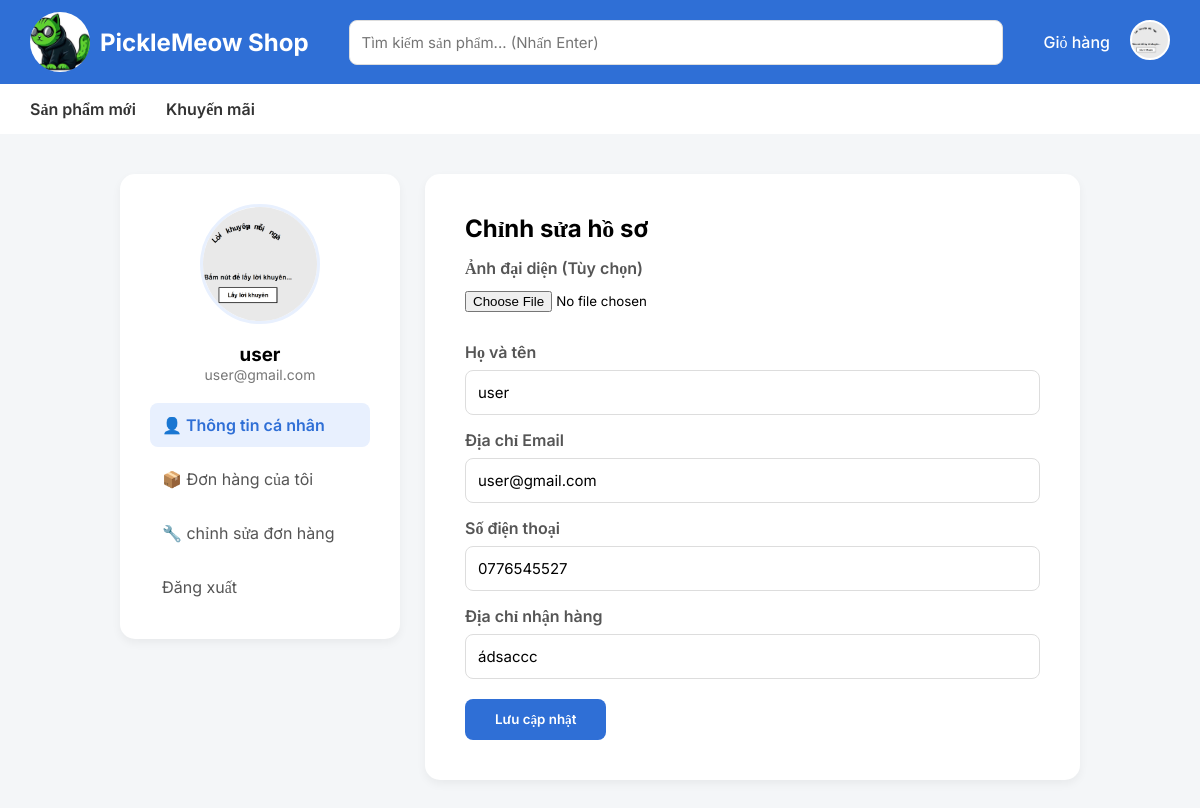
/basic_seller_website/pages/user.php (signed in), run on the app's committed database.
### tables this page shows
CREATE TABLE users (
  id int(11) NOT NULL,
  fullname varchar(100) NOT NULL,
  email varchar(100) NOT NULL,
  phone varchar(15) DEFAULT NULL,
  address text DEFAULT NULL,
  password varchar(255) NOT NULL,
  role enum('user','admin') DEFAULT 'user',
  created_at timestamp NOT NULL DEFAULT current_timestamp(),
  avatar varchar(255) DEFAULT 'default.png'
);

### basic_seller_website/pages/user.php (the view, shortened to what this page needs)
<?php
require_once __DIR__ . '/../config/db.php';
require_once __DIR__ . '/../includes/header.php';
$user_id = $_SESSION['user_id'];
$stmt = $conn->prepare("SELECT * FROM users WHERE id = ?");
$stmt->execute([$user_id]);
$user = $stmt->fetch();
$display_avatar = !empty($user['avatar']) ? "/basic_seller_web/img/avatars/" . $user['avatar'] : "/basic_seller_web/img/avatars/default.png";
?>
<!DOCTYPE html>
<html lang="vi">
<head>
</head>
<body>
<div class="container">
    <div class="sidebar">
        <img class="avatar" src=" <?php echo $display_avatar; ?>">
        <h3><?php echo htmlspecialchars($user['fullname']); ?></h3>
        <p style="color:#777; font-size:14px;"><?php echo htmlspecialchars($user['email']); ?></p>
        <div style="margin-top:20px;">
            <a href="/basic_seller_web/pages/user.php" class="menu-item active">👤 Thông tin cá nhân</a>
            <a href="/basic_seller_web/pages/cart.php" class="menu-item">📦 Đơn hàng của tôi</a>
            <a href="/basic_seller_web/admin/admin.php" class="menu-item">🔧 chỉnh sửa đơn hàng</a>
            <a href="/basic_seller_web/auth/logout.php" class="menu-item">Đăng xuất</a>
        </div>
    </div>
    <div class="content">
        <h2>Chỉnh sửa hồ sơ</h2>
        <form action="user.php" method="POST" enctype="multipart/form-data">
            <label>Ảnh đại diện (Tùy chọn)</label>
            <input type="file" name="avatar" accept="image/png, image/jpeg, image/gif">
            <label>Họ và tên</label>
            <input type="text" name="fullname" value="<?php echo htmlspecialchars($user['fullname']); ?>" required>
            <label>Địa chỉ Email</label>
            <input type="email" name="email" value="<?php echo htmlspecialchars($user['email']); ?>" required>
            <label>Số điện thoại</label>
            <input type="text" name="phone" value="<?php echo htmlspecialchars($user['phone'] ?? ''); ?>">
            <label>Địa chỉ nhận hàng</label>
            <input type="text" name="address" value="<?php echo htmlspecialchars($user['address'] ?? ''); ?>">
            <button type="submit" name="update_profile" class="btn-save">Lưu cập nhật</button>
        </form>
    </div>
</div>
</body>
</html>

### basic_seller_website/includes/header.php (shortened to what this page needs)
<?php
require_once __DIR__ . '/../config/db.php';
$avatar_top = "/basic_seller_web/img/avatars/default.png";
if (isset($_SESSION['user_id'])) {
    $stmt_u = $conn->prepare("SELECT avatar FROM users WHERE id = ?");
    $stmt_u->execute([$_SESSION['user_id']]);
    $current_user = $stmt_u->fetch();
    if ($current_user && !empty($current_user['avatar'])) {
        $avatar_top = "/basic_seller_web/img/avatars/" . $current_user['avatar'];
    }
}
?>
<!DOCTYPE html>
<html lang="vi">
<head>
</head>
<body>
<div class="topbar">
    <a href="/basic_seller_web/index.php" class="logo">
        <img src="/basic_seller_web/img/pickle_meow_logo.png" alt="Logo">
        PickleMeow Shop
    </a>
    <div class="search-box">
        <form action="/basic_seller_web/pages/search.php" method="GET">
            <input type="text" name="q" placeholder="Tìm kiếm sản phẩm... (Nhấn Enter)" required>
        </form>
    </div>
    <div class="header-links">
        <a href="/basic_seller_web/pages/cart.php">Giỏ hàng</a>
        <?php if(isset($_SESSION['user_id'])): ?>
            <div class="user-menu">
                <a href="/basic_seller_web/pages/user.php">
                    <img src="<?php echo $avatar_top; ?>" alt="User Avatar" class="avatar-img-top">
                </a>
            </div>
        <?php else: ?>
            <a href="/basic_seller_web/auth/login.php">Đăng nhập</a>
        <?php endif; ?>
    </div>
</div>
<div class="menu">
    <a href="#">Sản phẩm mới</a>
    <a href="/basic_seller_web/pages/sale_off.php">Khuyến mãi</a>
</div>

### basic_seller_website/includes/header.php (style rules this page uses)
* { margin:0;padding:0;box-sizing:border-box;font-family:Inter }
body { background:#f3f5f7 }
.topbar { background:#2f6fd6;padding:12px 30px;display:flex;align-items:center;justify-content:space-between; }
.logo { color: white;text-decoration: none;display: flex;align-items: center;gap: 10px;font-size: 24px;font-weight: bold; }
.logo img { height: 60px;width: 60px;object-fit: cover;border-radius: 50%; }
.search-box { flex:1;margin:0 40px; }
.search-box input { width:100%;padding:10px 15px;border:none;border-radius:20px;outline:none; }
.header-links { display:flex;align-items:center;gap:20px; }
.header-links a { color:white;text-decoration:none;font-weight:500; }
.user-menu { position: relative; display: flex; align-items: center; }
.avatar-img-top { width: 40px; height: 40px; border-radius: 50%; object-fit: cover; border: 2px solid white; cursor: pointer; background: white; }
.menu { background:white;padding:15px 30px;display:flex;gap:30px;font-weight:600; }
.menu a { color:#333;text-decoration:none }

### basic_seller_website/pages/user.php (style rules this page uses)
* { margin:0;padding:0;box-sizing:border-box;font-family:Inter }
body { background:#f4f6f8 }
.container { max-width:1000px; margin:40px auto; display:flex; gap:25px; padding:0 20px; }
.sidebar { width:280px; background:white; border-radius:15px; padding:30px; text-align:center; height:fit-content; box-shadow:0 4px 10px rgba(0,0,0,0.05); }
.avatar { width:120px; height:120px; border-radius:50%; margin-bottom:15px; object-fit:cover; border:3px solid #e8f0fe; }
.menu-item { padding:12px; border-radius:8px; cursor:pointer; color:#555; text-decoration:none; display:block; text-align: left; margin-top:10px;transition: all 0.25s ease; }
.active { background:#e8f0fe; color:#2f6fd6; font-weight:600; }
.content { flex:1; background:white; padding:40px; border-radius:15px; box-shadow:0 4px 10px rgba(0,0,0,0.05); }
label { display:block; margin-bottom:8px; font-weight:600; color:#555; margin-top: 15px; }
input[type="text"], input[type="email"] { width:100%; padding:12px; border:1px solid #ddd; border-radius:8px; font-size:15px; }
input[type="file"] { margin-top:5px; margin-bottom: 15px; }
.btn-save { margin-top:20px; padding:12px 30px; background:#2f6fd6; color:white; border:none; border-radius:8px; cursor:pointer; font-weight:600; }

### data on the page
users: avatar (picture), fullname "user", email "user@gmail.com", phone "0776545527", address "ádsaccc"
